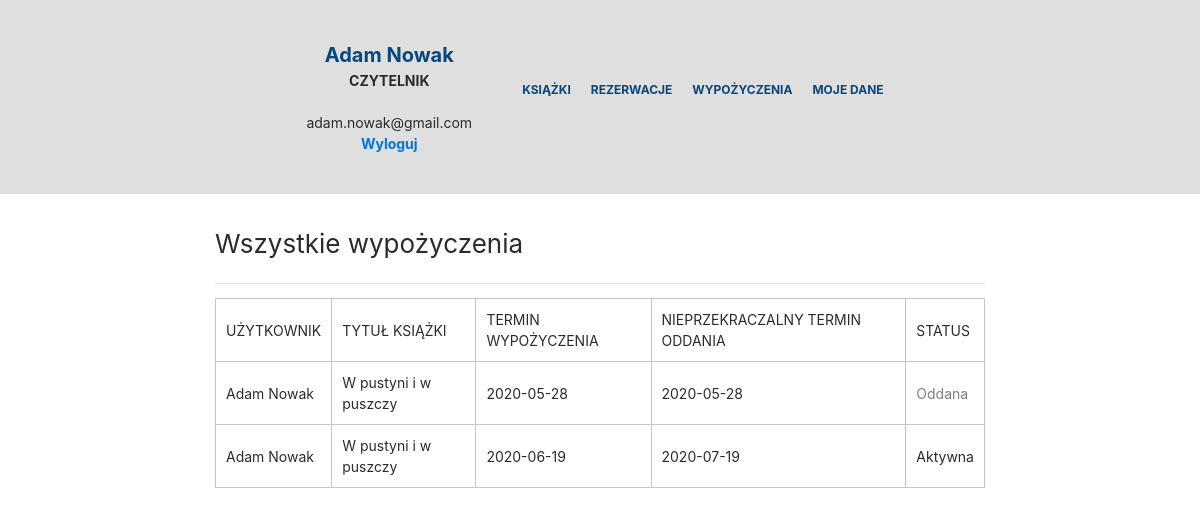
Screenshot of /czytelnik/wypozyczenia.php (signed in) with the database file from the repository.
### tables this page shows
CREATE TABLE `wypozyczenie` (
  `id_wypozyczenia` int(11) NOT NULL,
  `id_uzytkownika` int(11) NOT NULL,
  `id_ksiazki` int(11) NOT NULL,
  `data_wypozyczenia` date NOT NULL,
  `data_oddania` date NOT NULL,
  `czy_oddana` varchar(3) NOT NULL
);

CREATE TABLE `uzytkownicy` (
  `id_uzytkownika` int(11) NOT NULL,
  `imie` text NOT NULL,
  `nazwisko` text NOT NULL,
  `data_ur` date NOT NULL,
  `email` text NOT NULL,
  `login` text NOT NULL,
  `haslo` text NOT NULL,
  `telefon` int(11) NOT NULL,
  `id_roli` int(11) NOT NULL
);

CREATE TABLE `ksiazka` (
  `id_ksiazki` int(11) NOT NULL,
  `tytul` text NOT NULL,
  `id_autora` int(11) NOT NULL,
  `id_gatunku` int(11) NOT NULL,
  `id_wydawnictwa` int(11) NOT NULL,
  `ilosc_egz` int(11) NOT NULL,
  `ilosc_dost_egz` int(11) NOT NULL
);

### czytelnik/wypozyczenia.php (the view, shortened to what this page needs)
<?php
require_once('../connect.php');
?>
<!DOCTYPE html>
<html lang="pl_PL">
  <head>
    <link rel="stylesheet" href="../css/style.css">
    <link rel="stylesheet" href="../css/bootstrap.css">
  </head>
  <body>
    <?php
      $connection = mysqli_connect($host, $db_user, $db_password, $db_name);
      mysqli_select_db($connection, "biblioteka");
    ?>
    <div class="dis-flex nav-bar">
      <div>
        <?php
          echo '<div class="show_logged_user">'.$_SESSION['imie'].' '.$_SESSION['nazwisko'].'</div>';
          echo '<div class="user_role">';
            echo "<b>CZYTELNIK</b><br/><br/>";
            echo $_SESSION['email'];
            echo '<br/><b><a href="../logout.php">Wyloguj</a></b>';
          echo '</div>';
        ?>
      </div>
      <div>
        <?php include_once('menu.php'); ?>
      </div>
    </div>
    <div class="content">
      <div class="col-md-12" style="padding-top: 30px;">
        <div class="tytul_podstrony">Wszystkie wypożyczenia</div><div class="clear"></div>
        <hr/>
        <?php
          $datas = date('d-m-Y');
          $data=date("Y-m-d", strtotime($datas));
          $sql1 = "SELECT * FROM wypozyczenie";
          if ($rezultat1 = @$connection -> query($sql1)) {
            $ilosc = $rezultat1 -> num_rows;
            if ($ilosc == 0) {
                echo "Brak wypożyczeń.";
            }
            else {
              echo "<table>";
              echo "<tr>";
              echo "<td>UŻYTKOWNIK</td>";
              echo "<td>TYTUŁ KSIĄŻKI</td>";
              echo "<td>TERMIN WYPOŻYCZENIA</td>";
              echo "<td>NIEPRZEKRACZALNY TERMIN ODDANIA</td>";
              echo "<td>STATUS</td>";
              echo "</tr>";
              while($row1 = mysqli_fetch_row($rezultat1)) {
                echo "<tr>";
                extract($row1);
                $iduz = $row1[1];
                $idks = $row1[2];
                $sql2 = "SELECT * FROM uzytkownicy WHERE id_uzytkownika=$iduz";
                $rezultat2 = @$connection -> query($sql2);
                $row2 = mysqli_fetch_row($rezultat2);
                $sql3 = "SELECT * FROM ksiazka WHERE id_ksiazki=$idks";
                $rezultat3 = @$connection -> query($sql3);
                $row3 = mysqli_fetch_row($rezultat3);
                echo "<td>".$row2[1]." ".$row2[2]."</td>";
                echo "<td>".$row3[1]."</td>";
                echo "<td>".$row1[3]."</td>";
                echo "<td>".$row1[4]."</td>";
                $termin = $row1[4];
                if ($termin > $data) {
                  echo "<td>Aktywna</td>";
                }
                else {
                  echo "<td style='color: grey;'>Oddana</td>";
                }
                echo "</tr>";
              }
              echo "</table>";
            }
          }
        ?>
      </div>
    </div>
  </body>
</html>

### css/style.css (style rules this page uses)
html { font-family: sans-serif; line-height: 1.15; -ms-text-size-adjust: 100%; -webkit-text-size-adjust: 100%; font-size: 14px; }
body { margin: 0; }
body { font-family: -apple-system, system-ui, BlinkMacSystemFont, "Segoe UI", Roboto, "Helvetica Neue", Arial, sans-serif; font-size: 1rem; font-weight: normal; line-height: 1.5; color: #292b2c; background-color: #fff; }
a { color: #0275d8; text-decoration: none; }
.user_role { width: 100%; text-align: center; }
.tytul_podstrony { font-size: 26px; float: left; height: 45px; padding-right: 40px; }
td { border: 1px solid #c4c4c4; padding: 10px; }
.dis-flex { display: flex; align-items: center; justify-content: center; }
.nav-bar { background: rgb(223, 223, 223); padding: 40px 200px 40px 200px; }
.show_logged_user { width: 100%; color: #08467b; font-size: 20px; font-weight: bold; text-align: center; word-wrap: normal; }
.content { padding-left: 200px; padding-right: 200px; }

### rows the page displays
wypozyczenie: id_uzytkownika.imie "Adam", id_uzytkownika.nazwisko "Nowak", id_ksiazki.tytul "W pustyni i w puszczy", data_wypozyczenia "2020-05-28", data_oddania "2020-05-28", shows "Oddana"
wypozyczenie: id_uzytkownika.imie "Adam", id_uzytkownika.nazwisko "Nowak", id_ksiazki.tytul "W pustyni i w puszczy", data_wypozyczenia "2020-06-19", data_oddania "2020-07-19", shows "Aktywna"

### other values shown
$_SESSION['imie'] "Adam"
$_SESSION['nazwisko'] "Nowak"
$_SESSION['email'] "adam.nowak@gmail.com"
